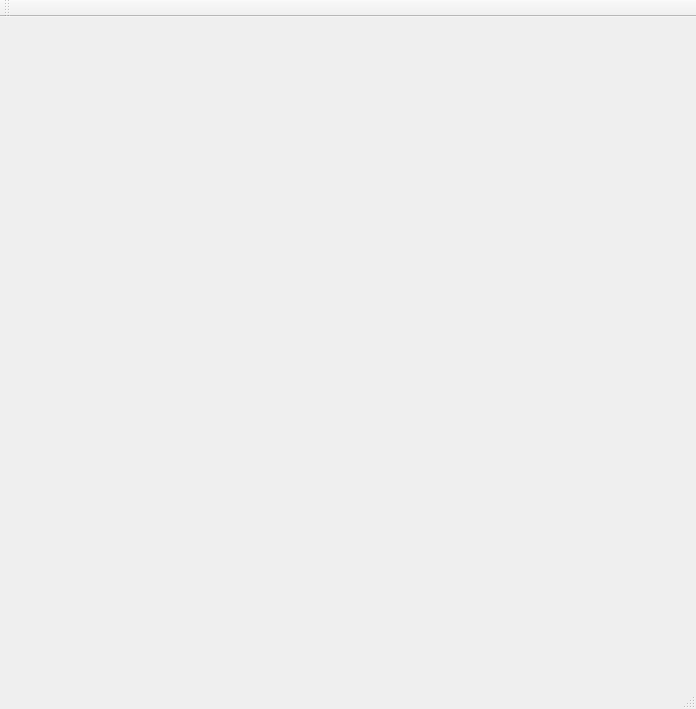
<?xml version="1.0" encoding="UTF-8"?>
<ui version="4.0">
 <class>MainWindow</class>
 <widget class="QMainWindow" name="MainWindow">
  <property name="geometry">
   <rect>
    <x>0</x>
    <y>0</y>
    <width>696</width>
    <height>709</height>
   </rect>
  </property>
  <property name="windowTitle">
   <string>MainWindow</string>
  </property>
  <widget class="QWidget" name="centralWidget">
   <layout class="QHBoxLayout" name="horizontalLayout"/>
  </widget>
  <widget class="QMenuBar" name="menuBar">
   <property name="geometry">
    <rect>
     <x>0</x>
     <y>0</y>
     <width>696</width>
     <height>21</height>
    </rect>
   </property>
  </widget>
  <widget class="QToolBar" name="mainToolBar">
   <attribute name="toolBarArea">
    <enum>TopToolBarArea</enum>
   </attribute>
   <attribute name="toolBarBreak">
    <bool>false</bool>
   </attribute>
  </widget>
  <widget class="QStatusBar" name="statusBar"/>
 </widget>
 <layoutdefault spacing="6" margin="11"/>
 <resources/>
 <connections/>
</ui>
